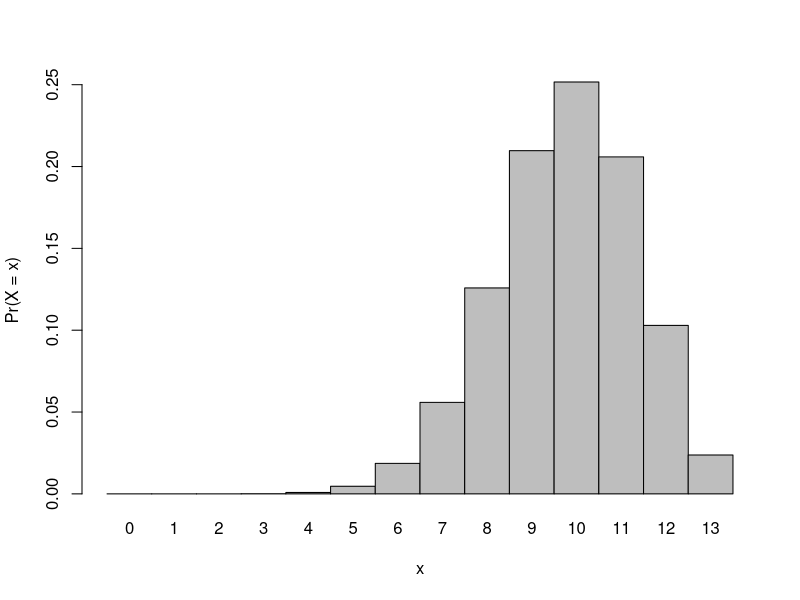

The R source for this figure:
##########
## 16.1 ##
##########
#(a)
# A forested nature reserve has 13 bird-viewing platforms scattered throughout
# a large block of land. The naturalists claim that at any point in time, there
# is a 75 percent chance of seeing birds at each platform. Suppose you walk
# through the reserve and visit every platform. If you assume that all relevant
# conditions are sat- isfied, let X be a binomial random variable representing
# the total number of platforms at which you see birds.

# a. Visualize the probability mass function of the binomial distribu- tion of interest.
barplot(dbinom(x=0:13,size=13,prob=0.75),names.arg=0:13,space=0,xlab="x",ylab="Pr(X = x)")
# b. What is the probability you see birds at all sites?

dbinom(13,13,0.75)
#(c)
# c. What is the probability you see birds at more than 9 platforms?

1-pbinom(q=9,13,0.75)

# d. What is the probability of seeing birds at between 8 and 11 platforms (inclusive)? Confirm your answer by using only the d-function and then again using only the p-function.

sum(dbinom(8:11,13,0.75))
pbinom(11,13,0.75)-pbinom(7,13,0.75)

# e. Say that, before your visit, you decide that if you see birds at fewer than 9 sites, you’ll make a scene and demand your entry fee back. What’s the probability of your embarrassing yourself in this way?

#(e)
pbinom(8,13,0.75)

# f. Simulate realizations of X that represent 10 different visits to the
# reserve; store your resulting vector as an object.

visits <- rbinom(10,13,0.75)
visits

#(g)

# g. Compute the mean and standard deviation of the distribution of interest.
mu.X <- 13*0.75
mu.X
sigma.X <- sqrt(mu.X*0.25)
sigma.X


